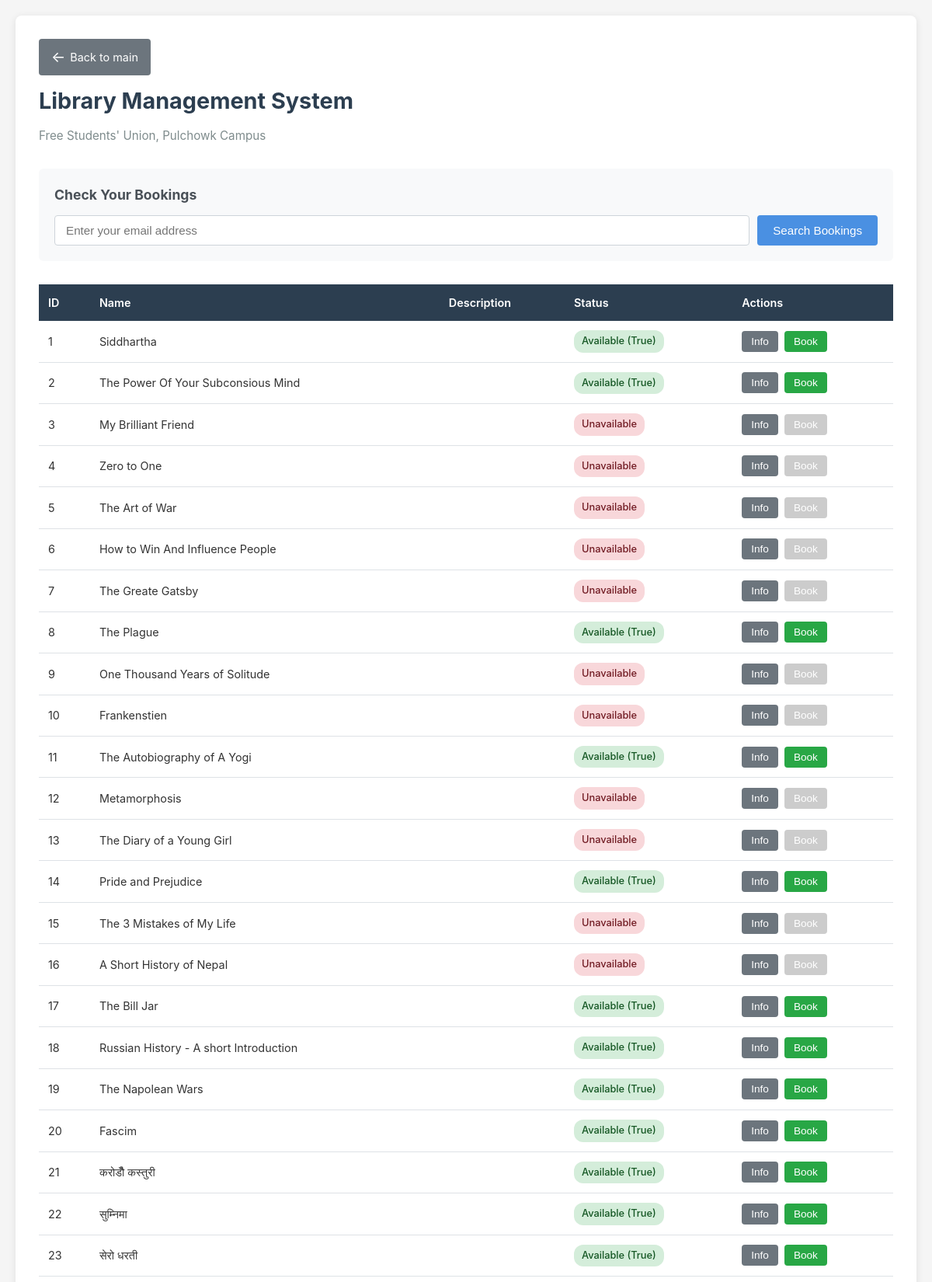
The page /library (upper part) on the database its author committed.
### models.py (models this page shows)
class Item(Base):
    __tablename__ = "items"
    id = Column(Integer, primary_key=True)
    name = Column(String, nullable=False)
    description = Column(String)
    image_path = Column(String, nullable=True)
    available = Column(Boolean, default=True)
    hold_time = Column(Integer, default=3)  # Max-days before return must be done
    occupy_time = Column(Integer, default=15) # Max-days after booking item must be taken
    catagory = Column(Integer,default = 0)
    bookings = relationship("Booking", back_populates="item")

### app.py (the view)
@app.route("/")
@app.route("/library/")
@app.route("/library")
def home():
    db = get_db()
    items = get_all_items_with_id(db,1)
    db.close()
    return render_template("index.html", items=items,name="Library Management System")

### app.py (called while the page is built)
def get_db():
    return SessionLocal()

### models.py (called while the page is built)
def get_all_items_with_id(db,n):
    return db.query(Item).filter(Item.catagory == n).all()

### templates/index.html (shortened to what this page needs)
<!DOCTYPE html>
<html lang="en">
<head>
</head>
<body>
    <div class="container">
        <div class="header">
            <a href="/" class="back-btn">Back to main</a>
        </div>
        <h1>{{name}}</h1>
        <p class="subtitle">Free Students' Union, Pulchowk Campus</p>
        <div class="search-section">
            <h2>Check Your Bookings</h2>
            <form action="/library/user-bookings" method="post" class="search-form">
                <input type="email" name="email" placeholder="Enter your email address" required>
                <button type="submit" class="btn">Search Bookings</button>
            </form>
        </div>
        <div class="table-wrapper">
            <table>
                <thead>
                    <tr>
                        <th>ID</th>
                        <th>Name</th>
                        <th>Description</th>
                        <th>Status</th>
                        <th>Actions</th>
                    </tr>
                </thead>
                <tbody>
                    {% for item in items %}
                        <tr>
                            <td>{{ item.id }}</td>
                            <td>{{ item.name }}</td>
                            <td>{{ item.description }}</td>
                            <td>
                                {% if item.available > 0 %}
                                    <span class="status-badge status-available">Available ({{ item.available }})</span>
                                {% else %}
                                    <span class="status-badge status-unavailable">Unavailable</span>
                                {% endif %}
                            </td>
                            <td>
                                <div class="action-buttons">
                                    <button onclick="showInfo({{ item.id }})" class="btn btn-info">Info</button>
                                    <button onclick="bookItem({{ item.id }})" class="btn btn-book" {% if item.available < 1 %}disabled{% endif %}>Book</button>
                                </div>
                            </td>
                        </tr>
                    {% endfor %}
                </tbody>
            </table>
        </div>
    </div>
</body>
<br>
</html>

### templates/index.html (style rules this page uses)
* { margin: 0; padding: 0; box-sizing: border-box; }
body { font-family: -apple-system, BlinkMacSystemFont, 'Segoe UI', Roboto, Oxygen, Ubuntu, Cantarell, sans-serif; background: #f5f5f5; color: #333; line-height: 1.6; padding: 20px; }
.container { max-width: 1200px; margin: 0 auto; background: white; padding: 30px; border-radius: 8px; box-shadow: 0 2px 10px rgba(0,0,0,0.1); }
h1 { color: #2c3e50; margin-bottom: 10px; font-size: 1.8rem; }
.header { display: flex; align-items: center; gap: 15px; margin-bottom: 10px; }
.back-btn { display: inline-flex; align-items: center; gap: 6px; padding: 8px 16px; background: #6c757d; color: white; text-decoration: none; border-radius: 4px; font-size: 0.9rem; transition: background 0.2s; }
.back-btn::before { content: '←'; font-size: 1.2rem; }
h1 { color: #2c3e50; font-size: 1.8rem; flex: 1; }
.subtitle { color: #7f8c8d; margin-bottom: 30px; font-size: 0.95rem; }
.search-section { background: #f8f9fa; padding: 20px; border-radius: 6px; margin-bottom: 30px; }
.search-section h2 { font-size: 1.1rem; margin-bottom: 12px; color: #495057; }
.search-form { display: flex; gap: 10px; flex-wrap: wrap; }
.search-form input { flex: 1; min-width: 200px; padding: 10px 14px; border: 1px solid #ced4da; border-radius: 4px; font-size: 0.95rem; }
.btn { padding: 10px 20px; background: #4a90e2; color: white; border: none; border-radius: 4px; cursor: pointer; font-size: 0.95rem; font-weight: 500; transition: background 0.2s; }
.btn:disabled { background: #ccc; cursor: not-allowed; }
.btn-info { background: #6c757d; padding: 6px 12px; font-size: 0.85rem; }
.btn-book { background: #28a745; padding: 6px 12px; font-size: 0.85rem; }
.table-wrapper { overflow-x: auto; margin-top: 20px; }
table { width: 100%; border-collapse: collapse; font-size: 0.9rem; }
th { background: #2c3e50; color: white; padding: 12px; text-align: left; font-weight: 600; }
td { padding: 12px; border-bottom: 1px solid #dee2e6; }
.status-badge { display: inline-block; padding: 4px 10px; border-radius: 12px; font-size: 0.8rem; font-weight: 500; }
.status-available { background: #d4edda; color: #155724; }
.status-unavailable { background: #f8d7da; color: #721c24; }
.action-buttons { display: flex; gap: 8px; }

### rows shown on the page
Item: id "1", name "Siddhartha", available "True"
Item: id "2", name "The Power Of Your Subconsious Mind", available "True"
Item: id "3", name "My Brilliant Friend", available "Unavailable"
Item: id "4", name "Zero to One", available "Unavailable"
Item: id "5", name "The Art of War", available "Unavailable"
Item: id "6", name "How to Win And Influence People", available "Unavailable"
Item: id "7", name "The Greate Gatsby", available "Unavailable"
Item: id "8", name "The Plague", available "True"
Item: id "9", name "One Thousand Years of Solitude", available "Unavailable"
Item: id "10", name "Frankenstien", available "Unavailable"
Item: id "11", name "The Autobiography of A Yogi", available "True"
Item: id "12", name "Metamorphosis", available "Unavailable"
Item: id "13", name "The Diary of a Young Girl", available "Unavailable"
Item: id "14", name "Pride and Prejudice", available "True"
Item: id "15", name "The 3 Mistakes of My Life", available "Unavailable"
Item: id "16", name "A Short History of Nepal", available "Unavailable"
Item: id "17", name "The Bill Jar", available "True"
Item: id "18", name "Russian History - A short Introduction", available "True"
Item: id "19", name "The Napolean Wars", available "True"
Item: id "20", name "Fascim", available "True"
Item: id "21", name "करोडौँ कस्तुरी", available "True"
Item: id "22", name "सुम्निमा", available "True"
Item: id "23", name "सेरो धरती", available "True"

### other values the page prints
{{ name }} "Library Management System"
